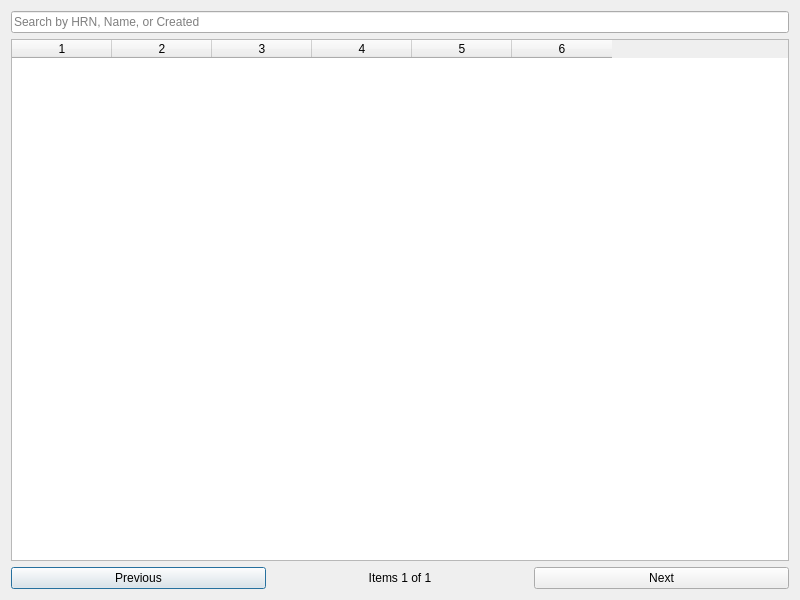
<?xml version="1.0" encoding="UTF-8"?>

<!--
#
# Copyright (c) 2024 HERE Europe B.V.
#
# SPDX-License-Identifier: MIT
# License-Filename: LICENSE
#
-->

<ui version="4.0">
 <class>MapMakingDialog</class>
 <widget class="QDialog" name="MapMakingDialog">
  <property name="geometry">
   <rect>
    <x>0</x>
    <y>0</y>
    <width>800</width>
    <height>600</height>
   </rect>
  </property>
  <property name="windowTitle">
   <string>MapMaking Projects</string>
  </property>
  <layout class="QVBoxLayout" name="verticalLayout">
   <item>
    <widget class="QLineEdit" name="searchLineEdit">
     <property name="placeholderText">
      <string>Search by HRN, Name, or Created</string>
     </property>
    </widget>
   </item>
   <item>
    <widget class="QTableWidget" name="dataTable">
     <property name="columnCount">
      <number>6</number>
     </property>
     <property name="horizontalHeaderLabels">
      <stringlist>
       <string>#</string>
       <string>Name</string>
       <string>ID</string>
       <string>HRN</string>
       <string>Created</string>
       <string>Actions</string>
      </stringlist>
     </property>
    </widget>
   </item>
   <item>
    <layout class="QHBoxLayout" name="paginationLayout">
     <item>
      <widget class="QPushButton" name="prevButton">
       <property name="text">
        <string>Previous</string>
       </property>
      </widget>
     </item>
     <item>
      <widget class="QLabel" name="pageLabel">
       <property name="text">
        <string>Items 1 of 1</string>
       </property>
       <property name="alignment">
        <set>Qt::AlignCenter</set>
       </property>
      </widget>
     </item>
     <item>
      <widget class="QPushButton" name="nextButton">
       <property name="text">
        <string>Next</string>
       </property>
      </widget>
     </item>
    </layout>
   </item>
  </layout>
 </widget>
 <resources/>
 <connections/>
</ui>
